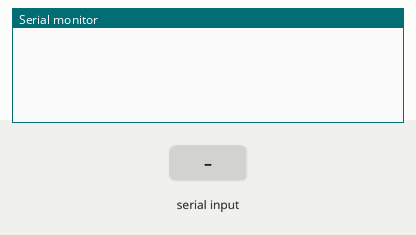
Recording of a sketch running on a simulated Arduino Uno, built with avr-gcc and run on an emulated ATmega328P. Shown: the last lines printed to the serial monitor. The inputs (shaded band) are chosen by the test bench.

Above: at 1.2 s.
1.3 s: "1" received over Serial
At 3.3 s:
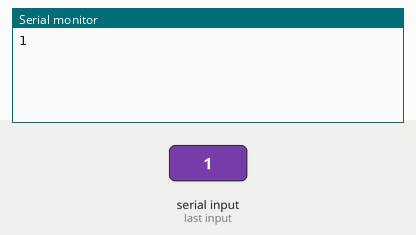
4.3 s: "0" received over Serial
At 5.7 s:
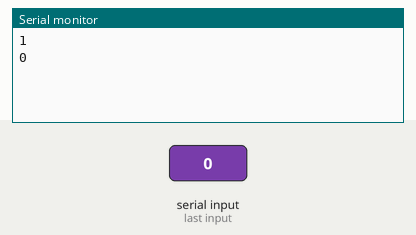
5.8 s: "2" received over Serial
At 7.8 s:
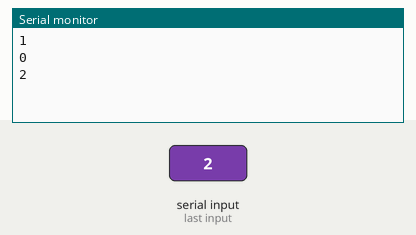
Timing chart, 0 to 9.3 s (numbered marks = the images above; inputs shaded):
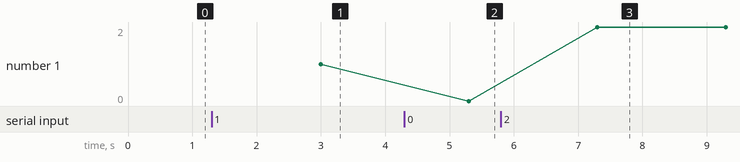

Measured:
- after the input at 1.3 s, the serial monitor: prints a new line after 1.7 s (image 1)
- after the input at 4.3 s, the serial monitor: prints a new line after 1.0 s (image 2)
- after the input at 5.8 s, the serial monitor: prints a new line after 1.5 s (image 3)
- plotted number 1: 1 → 0 after the input at 4.3 s, 0 → 2 after the input at 5.8 s

The sketch:

Receiver.ino
```cpp
char hello[20]; //Initialized variable to store received data

void setup()
{
  Serial.begin(9600);
}

void loop()
{
  Serial.readBytes(hello,11); //Read the data and store in hello
  Serial.println(hello); //Display on Serial Monitor
  delay(1000);
}
```
